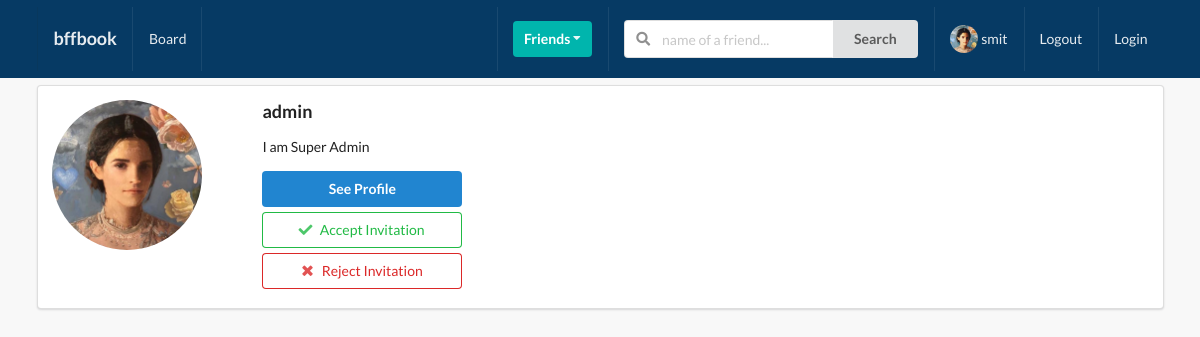
/profiles/myinvites/ (signed in), run on the app's committed database.
### user_profile/models.py (models this page shows, shortened)
class Profile(models.Model):
    first_name = models.CharField(max_length=200, blank=True)
    last_name = models.CharField(max_length=200, blank=True)
    user = models.OneToOneField(User, on_delete=models.CASCADE)
    bio = models.TextField(default="no bio....", max_length=300)
    email = models.EmailField(max_length=200, blank=True)
    country = models.CharField(max_length=200, blank=True)
    avatar = models.ImageField(default="avatar.png", upload_to='avatars/')
    friends = models.ManyToManyField(User, blank=True, related_name='friends')
    slug = models.SlugField(unique=True, blank=True)
    updated = models.DateTimeField(auto_now=True)
    created = models.DateTimeField(auto_now_add=True)
    objects = ProfileManager()
    __intial_first_name = None
    __intial_last_name = None
    def __init__(self, *args, **kwargs):
        super().__init__(*args, **kwargs)
        self.__intial_first_name = self.first_name
        self.__intial_last_name = self.last_name

### user_profile/views.py (the view)
# urls.py: path('myinvites/', views.invites_received_view, name='my-invites-view'),
@login_required
def invites_received_view(request):
    profile = Profile.objects.get(user=request.user)
    qs = Relationship.objects.ivitation_received(profile)
    result = list(map(lambda x:x.sender, qs))
    is_empty = False
    if len(result) == 0:
        is_empty = True
    context = {
        'qs' : result,
        'is_empty' : is_empty,
    }
    return render(request,'user_profile/my_invites.html',context)

### user_profile/context_processors.py (called while the page is built)
def profile_pic(request):
   if request.user.is_authenticated:
       profile_obj = Profile.objects.get(user=request.user)
       pic = profile_obj.avatar
       return {'picture':pic}
   return {}

def invitation_received_no(request):
   if request.user.is_authenticated:
      profile_obj = Profile.objects.get(user=request.user)
      qs_count = Relationship.objects.ivitation_received(profile_obj).count()
      return {'invites_num':qs_count}
   return {}

### user_profile/models.py (called while the page is built)
    def ivitation_received(self, receiver):
        qs = Relationship.objects.filter(receiver=receiver, status = 'send')
        return qs

### user_profile/templates/user_profile/my_invites.html (shortened to what this page needs)
{% extends "base.html" %}
{% block content %}
{% for obj in qs %}
<div class="ui segment">
    <div class="ui grid">
        <div class="row">
            <div class="three wide column">
                <img src="{{obj.avatar.url}}" alt="profile_pic" class="ui small circular image">
            </div>
            <div class="thirteen wide column">
              <h3>{{obj.user}}</h3>
              <p>{{obj.bio}}</p>
              <a href=""><button class="ui primary button w-big mb-5">See Profile</button></a>
              <form action="{% url 'user_profile:accept-invite' %}" method="post">
                  <button type="submit" class="ui positive basic button w-big mb-5">
                    <i class="check icon"></i>Accept Invitation
                  </button>
              </form>
              <form action="{% url 'user_profile:reject-invite' %}" method="post">
                  <button type="submit" class="ui negative basic button w-big mb-5">
                    <i class="close icon"></i>Reject Invitation
                  </button>
              </form>
            </div>
        </div>
    </div>
</div>
{% endfor %}
{% endblock content %}

### templates/main/navbar.html (shortened to what this page needs)
{% url 'home-view' as path_to_home   %}
{% url 'post:main-post-view' as path_to_post %}
{% url 'user_profile:my-profile-view' as path_to_myprofile %}
<div class="ui inverted menu nav mb-7">
    <div class="ui container">
      <a href="{{path_to_home}}" class="{% if request.path == path_to_home %} active {% endif %} item">
          <h3>bffbook</h3>
      </a>
      <a href="{{path_to_post}}" class="{% if request.path == path_to_post %} active {% endif %} item">
          Board
      </a>
      <div class="right menu">
          <div class="item">
              <div class="ui floating dropdown icon button teal"> Friends
                  <i class="dropdown icon"></i>
               </div>
          </div>
               <div class="item">
                <form action="" method="GET">
                  <div class="ui action left icon input">
                  <input class="prompt" type="text" name='q' placeholder="name of a friend...">
                  <button type='submit' class="ui button">Search</button>
                  </div>
              </form>
              </div>
              <a href="{{path_to_myprofile}}" class="{% if request.path == path_to_myprofile %} active {% endif %} item">
                  <img src="{{picture.url}}" alt="" class="ui avatar image">
                   {{ request.user }}
              </a>
              <a href="{% url 'account_logout' %}" class="ui item">
                  Logout
              </a>
          <a href="{% url 'account_login' %}" class="ui item">
                  Login
              </a>
      </div>
    </div>
  </div>

### static/style.css (style rules this page uses)
body { background: #f8f8f8 !important; }
.nav { border-radius: 0px !important; padding: 0.5rem 0 0.5rem 0 !important; background-color: rgb(6, 58, 100) !important; }
.mb-7 { margin-bottom: 7px !important; }
.mb-5 { margin-bottom: 5px !important; }
.w-big { width:200px !important; }

### data on the page
Profile: avatar (picture), user "admin", bio "I am Super Admin"

### other printed values
{{ request.user }} "smit"
